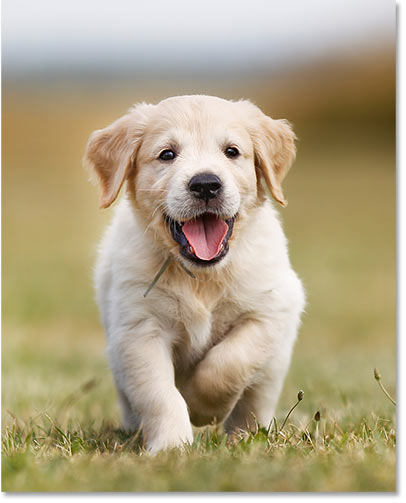
#> input picture image1.jpg, 406 x 503 px
$ python edge.py
#> lines starting #> are read from the running program, lines starting #| are printed output that depends on the picture
import cv2

img=cv2.imread("image1.jpg")
#> img is the input picture: shape (503, 406, 3); mean B, G, R 133.8, 164, 176.7
img1=cv2.imread("image5.png")
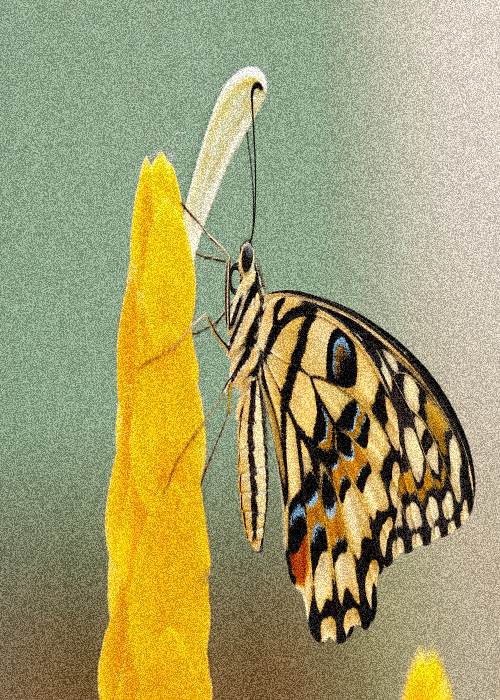
#> input picture image5.png, 500 x 700 px
#> img1 is the input picture: shape (700, 500, 3); mean B, G, R 109.6, 157.5, 162.9
edge=cv2.Canny(img,100,100)
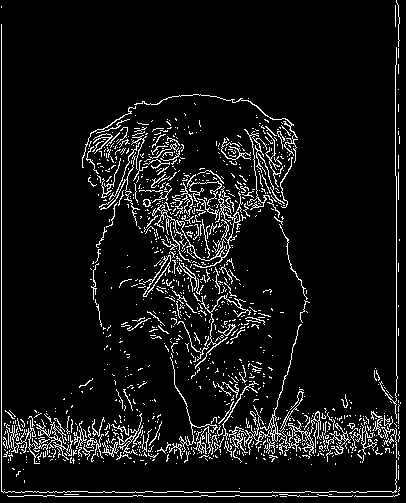
#> edge: shape (503, 406); 7.5% white in thin lines or dots

#adding Two images
#sum=cv2.addWeighted(img,0.8,img1,0.5,0)

cv2.imshow("Original Image1",img)
# cv2.imshow("Original Image2",img1)

#cv2.imshow("Sum Image",edge)

cv2.imshow("edged Image",edge)

cv2.waitKey(0)
cv2.destroyAllWindows()
